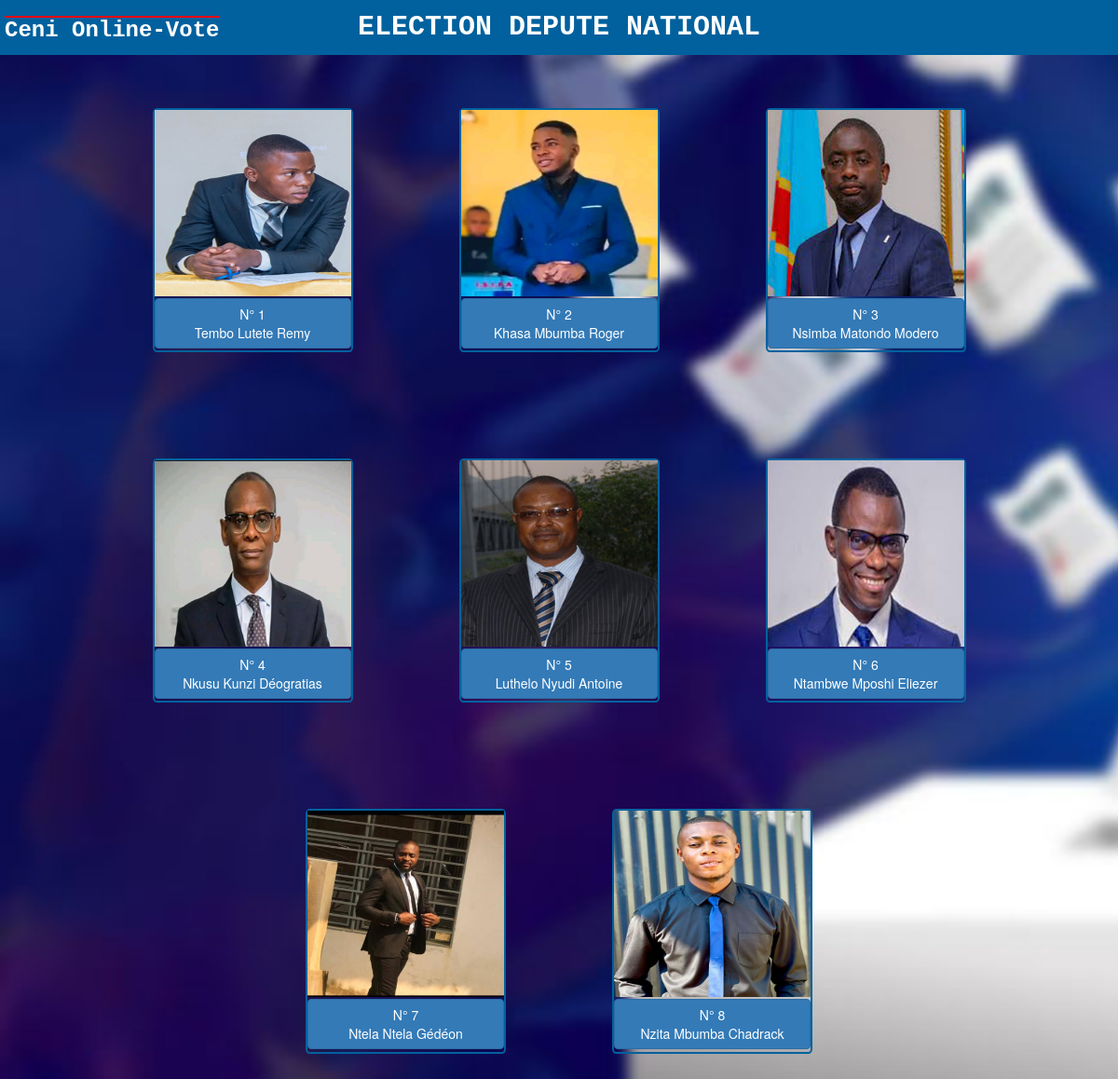
Page /national.php (signed in) on the committed database.
### tables this page shows
CREATE TABLE `depute_national` (
  `id` int(11) NOT NULL,
  `nom` varchar(255) NOT NULL,
  `postnom` varchar(255) NOT NULL,
  `prenom` varchar(255) NOT NULL,
  `sexe` varchar(1) NOT NULL,
  `voies` int(11) NOT NULL,
  `photo` text NOT NULL
);

### national.php (the view, shortened to what this page needs)
<?php
include("bdd_conn.php");
$affichage = $bdd->prepare("SELECT id,nom,prenom,postnom,photo FROM depute_national");
  $affichage->execute(array());
  if (isset($_SESSION['id']) != 0) {
?>
<!DOCTYPE html>
<html lang="en">
<head>
    <link rel="stylesheet" href="bootstrap/css/bootstrap.css">
    <link rel="stylesheet" href="style/national.css">
</head>
<body>
<div class="bande">
     <h3>Ceni Online-Vote</h3>
     <center><h1 id="titre">ELECTION DEPUTE NATIONAL</h1></center>
    </div>
            <div class="container">
                <div class="row" >
                    <div class="col-md-12 affichage">
                        <?php while ($resultat=$affichage->fetch()){
                            echo'
                                <div class="photo-nat">
                                    <img src="'.$resultat["photo"].'" width="100%" height="200vh"> <br>
                                    <a href="vote2.php?id_nat='.$resultat['id'].'">
                                        <button type:"submit" class="btn btn-primary" style="margin-bottom:1%; margin-top:1%; width:100%;"> N° '.$resultat["id"].'<br>
                                            '.$resultat["nom"].'
                                            '.$resultat["postnom"].'
                                            '.$resultat["prenom"].'
                                        </button>
                                    </a>
                                </div>';
                            }
                            ?>
                    </div>
                </div>
            </div>
</body>
</html>
<?php }
else {
    header("location:deconnexion.php");
}
?>

### style/national.css (style rules this page uses)
body { background-color: white; padding: 0%; margin: 0%; background-image: url("img2/bureau1.jpeg"); background-repeat: no-repeat; background-size: cover; width: 100%; animation-name: arrierplan; animation-iteration-count: infinite; animation-duration: 30s; }
.bande h3 { position: absolute; top: 0px; color: white; text-decoration: overline red; left:5px; font-family:'Courier New', Courier, monospace; font-weight: bolder; }
.photo-nat { width: 215px; border:2px solid #01619E; text-align:center; margin:5%; border-radius: 2%; }
.affichage { display:flex; justify-content:center; flex-wrap:wrap; }
.bande { background-color: #01619E; padding: 1px; position: sticky; top: 0; z-index: 1; }
#titre { color: white; font-family:'Courier New', Courier, monospace; font-size: 30px; animation-name: titre; animation-duration: 3s; margin: 1% 20%; padding: 0%; font-weight: bolder; }

### rows in the picture
depute_national: photo (picture), id "1", nom "Tembo", postnom "Lutete", prenom "Remy"
depute_national: photo (picture), id "2", nom "Khasa", postnom "Mbumba", prenom "Roger"
depute_national: photo (picture), id "3", nom "Nsimba", postnom "Matondo", prenom "Modero"
depute_national: photo (picture), id "4", nom "Nkusu", postnom "Kunzi", prenom "Déogratias"
depute_national: photo (picture), id "5", nom "Luthelo", postnom "Nyudi", prenom "Antoine"
depute_national: photo (picture), id "6", nom "Ntambwe", postnom "Mposhi", prenom "Eliezer"
depute_national: photo (picture), id "7", nom "Ntela", postnom "Ntela", prenom "Gédéon"
depute_national: photo (picture), id "8", nom "Nzita", postnom "Mbumba", prenom "Chadrack"
